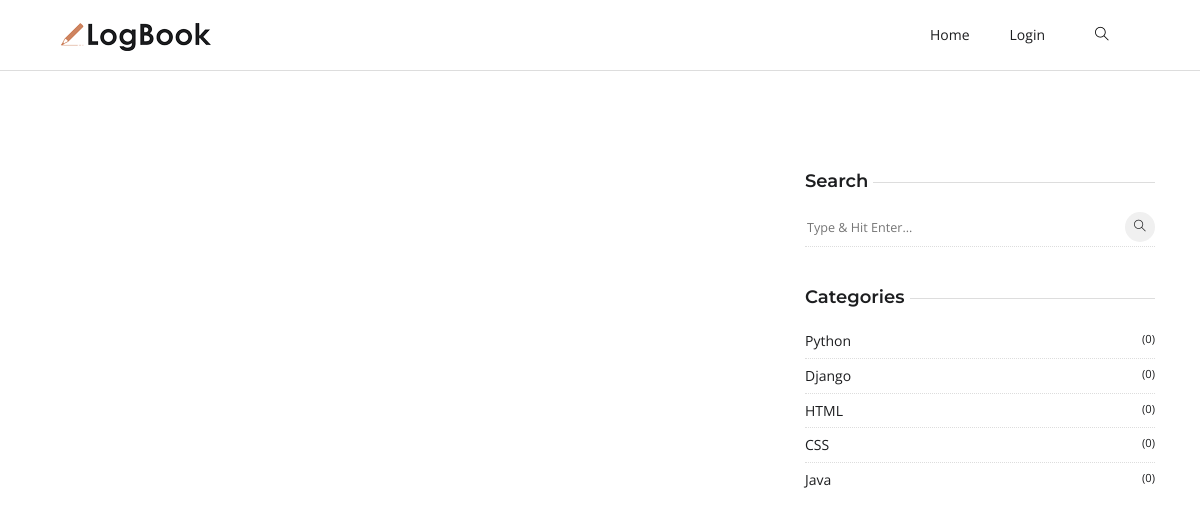
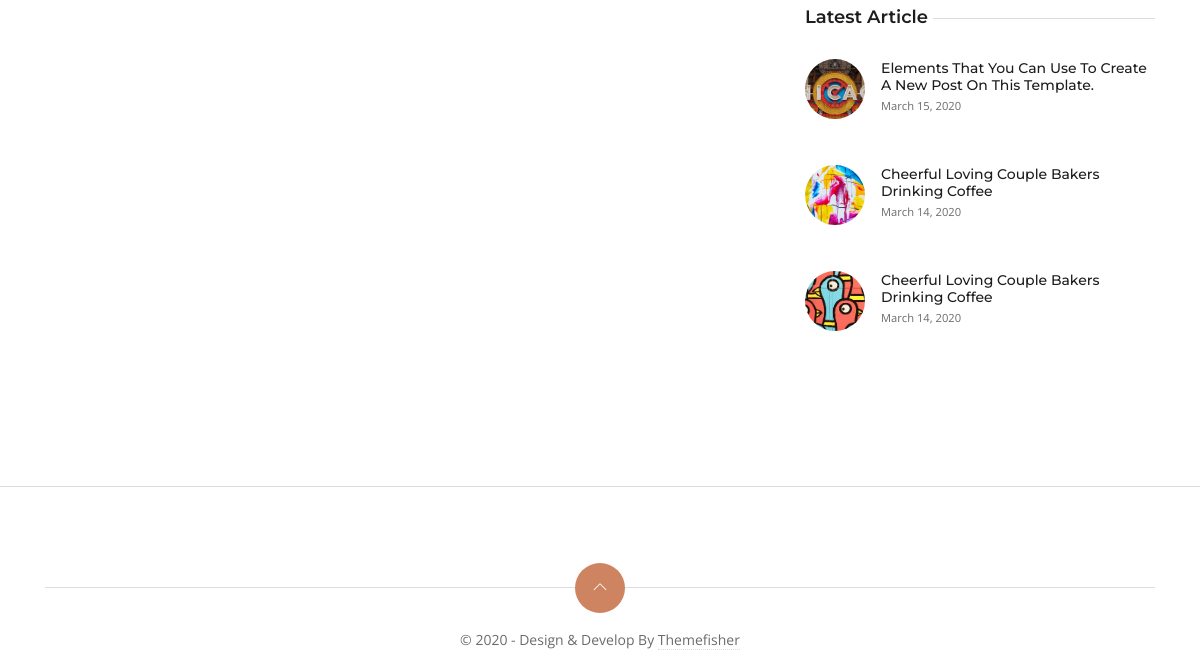
Before: / with the older database file (2 pictures, top to bottom).
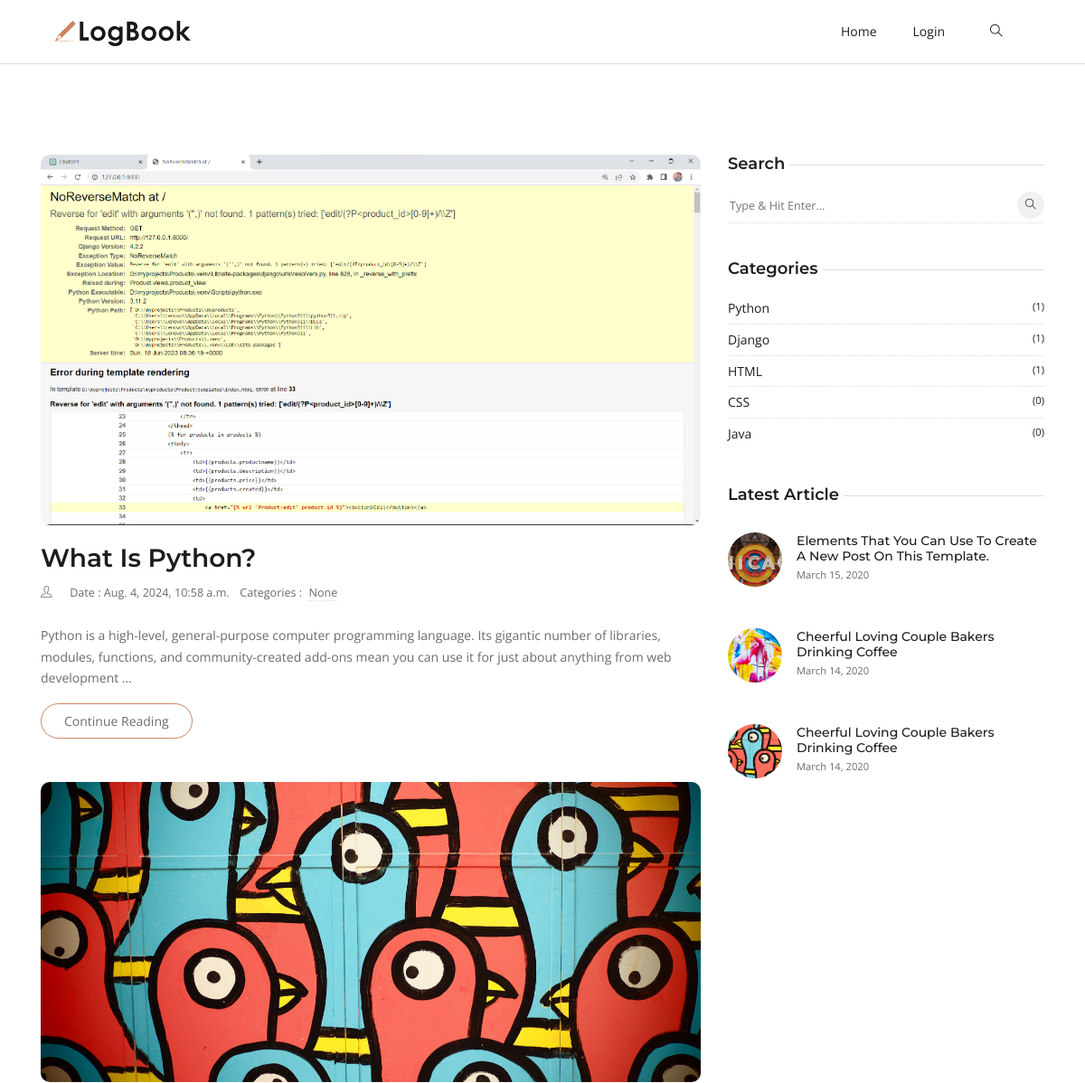
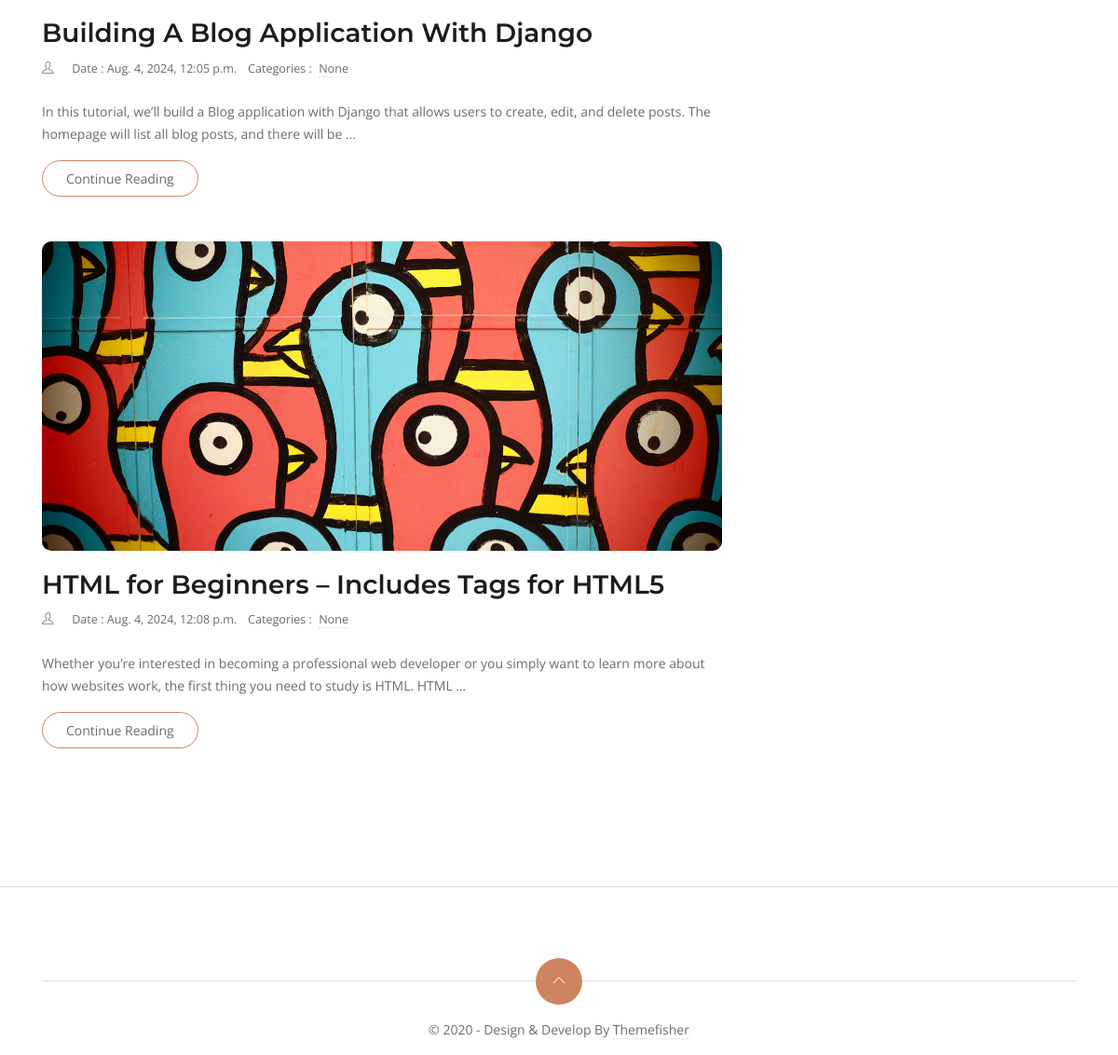
After: the same page with the newer database file (2 pictures, top to bottom).
### blog/models.py (models this page shows, shortened)
class Category(models.Model):
    name = models.CharField(max_length=200)
    created_at = models.DateTimeField(auto_now_add=True)

class Post(models.Model):
    title = models.CharField(max_length=500)
    slug = models.SlugField(unique=True, blank=True)
    content = models.TextField()
    published_date = models.DateTimeField(auto_now=True, blank=True)
    post_image = models.ImageField(
        null=True, default="post-2.jpg", upload_to="postImage"
    )
    author = models.ForeignKey(User, on_delete=models.CASCADE)
    category = models.ManyToManyField(Category)
    created_at = models.DateTimeField(auto_now_add=True)
    updated_date = models.DateTimeField(auto_now=True)

### blog/views.py (the view)
# urls.py: path("", views.home, name="home"),
def home(request):
    q = request.GET.get("q") if request.GET.get("q") != None else ""
    posts = Post.objects.filter(
        Q(category__name__icontains=q) | Q(title__icontains=q) | Q(content__icontains=q)
    )
    category = Category.objects.all()[0:5]
    context = {
        "posts": posts,
        "category": category,
    }
    return render(request, "home.html", context)

### templates/home.html
{% extends 'base.html' %}
{% load static %}
{% block content %}
  <section class="section">
    <div class="container">
      <div class="row">
        <div class="col-lg-8 mb-5 mb-lg-0">
          {% for post in posts %}
            <article class="row mb-5">
              <div class="col-12">
                <div class="post-slider">
                  <img loading="lazy" src="{{ post.post_image.url }}" class="img-fluid" alt="post-thumb" />
                </div>
              </div>
              <div class="col-12 mx-auto">
                <h3><a class="post-title" href="{% url 'post' post.slug %}">{{ post.title }}</a></h3>
                <ul class="list-inline post-meta mb-4">
                  <li class="list-inline-item">
                    <i class="ti-user mr-2"></i><a href="author.html">{{ post.author.first_name }}</a>
                  </li>
                  <li class="list-inline-item">Date : {{ post.created_at }}</li>
                  <li class="list-inline-item">
                    Categories : <a href="#!" class="ml-1">{{ post.category.name }}</a>
                  </li>
                </ul>
                <p>{{ post.content|truncatewords:30 }}</p> <a href="{% url 'post' post.slug %}" class="btn btn-outline-primary">Continue Reading</a>
              </div>
            </article>
          {% endfor %}
        </div>
        <aside class="col-lg-4">
          <div class="widget">
            <h5 class="widget-title"><span>Search</span></h5>
            <form action="{% url 'home' %}" method="get" class="widget-search">
              <input id="search-query" name="q" type="search" placeholder="Type &amp; Hit Enter..." />
              <button type="submit"><i class="ti-search"></i></button>
            </form>
          </div>
          {% include 'post/category.html' %}
          <div class="widget">
            <h5 class="widget-title"><span>Latest Article</span></h5>
            <ul class="list-unstyled widget-list">
              <li class="media widget-post align-items-center">
                <a href="post-elements.html"><img loading="lazy" class="mr-3" src="images/post/post-6.jpg" /></a>
                <div class="media-body">
                  <h5 class="h6 mb-0"><a href="post-elements.html">Elements That You Can Use To Create A New Post On This Template.</a></h5>
                  <small>March 15, 2020</small>
                </div>
              </li>
            </ul>
            <ul class="list-unstyled widget-list">
              <li class="media widget-post align-items-center">
                <a href="post-details-1.html"><img loading="lazy" class="mr-3" src="images/post/post-1.jpg" /></a>
                <div class="media-body">
                  <h5 class="h6 mb-0"><a href="post-details-1.html">Cheerful Loving Couple Bakers Drinking Coffee</a></h5>
                  <small>March 14, 2020</small>
                </div>
              </li>
            </ul>
            <ul class="list-unstyled widget-list">
              <li class="media widget-post align-items-center">
                <a href="post-details-2.html"><img loading="lazy" class="mr-3" src="images/post/post-2.jpg" /></a>
                <div class="media-body">
                  <h5 class="h6 mb-0"><a href="post-details-2.html">Cheerful Loving Couple Bakers Drinking Coffee</a></h5>
                  <small>March 14, 2020</small>
                </div>
              </li>
            </ul>
          </div>
        </aside>
      </div>
    </div>
  </section>
{% endblock %}

### templates/base.html (shortened to what this page needs)
<!DOCTYPE html>
{% load static %}
<html lang="en-us">
  <head>
    <link rel="stylesheet" href="{% static '/plugins/bootstrap/bootstrap.min.css' %}" />
    <link rel="stylesheet" href="{% static '/plugins/themify-icons/themify-icons.css' %}" />
    <link rel="stylesheet" href="{% static '/plugins/slick/slick.css' %}" />
    <link rel="stylesheet" href="{% static '/css/style.css' %}" />
  </head>
  <body>
    {% include 'includes/navbar.html' %}
    {% block content %}
    {% endblock %}
    {% include 'includes/footer.html' %}
  </body>
</html>

### templates/includes/navbar.html (shortened to what this page needs)
{% load static %}
<header class="sticky-top bg-white border-bottom border-default">
  <div class="container">
    <nav class="navbar navbar-expand-lg navbar-white">
      <a class="navbar-brand" href="{% url 'home' %}">
        <img
          class="img-fluid"
          width="150px"
          src="{% static '/images/logo.png' %}"
          alt="LogBook"
        />
      </a>
      <div class="collapse navbar-collapse text-center" id="navigation">
        <ul class="navbar-nav ml-auto">
          <li class="nav-item">
            <a class="nav-link" href="{% url 'home' %}">Home</a>
          </li>
          {%if user.id is None %}
          <li class="nav-item">
            <a class="nav-link" href="{% url 'login' %}">Login</a>
          </li>
          {%endif%}
        </ul>
        <div class="search px-4">
          <button id="searchOpen" class="search-btn">
            <i class="ti-search"></i>
          </button>
        </div>
      </div>
    </nav>
  </div>
</header>

### templates/post/category.html
<div class="widget">
  <h5 class="widget-title"><span>Categories</span></h5>
  <ul class="list-unstyled widget-list">
    {% for cate in category %}
    <li>
      <a href="{% url 'home' %}?q={{ cate.name }}" class="d-flex">
        {{cate.name}}
        <small class="ml-auto">({{ cate.post_set.all.count }})</small>
      </a>
    </li>
    {% endfor %}
  </ul>
</div>

### templates/includes/footer.html
{% load static %}
<footer class="section-sm pb-0 border-top border-default">
  <div class="container">
    <div class="scroll-top">
      <a href="javascript:void(0);" id="scrollTop"
        ><i class="ti-angle-up"></i
      ></a>
    </div>
    <div class="text-center">
      <p class="content">
        &copy; 2020 - Design &amp; Develop By
        <a href="https://themefisher.com/" target="_blank">Themefisher</a>
      </p>
    </div>
  </div>
</footer>

### myblog/static/css/style.css (style rules this page uses)
body { line-height: 1.7; font-family: "Open Sans", sans-serif; -webkit-font-smoothing: antialiased; color: #696c6d; font-size: 14px; }
p, .paragraph { font-weight: 400; color: #696c6d; font-size: 14px; line-height: 1.7; font-family: "Open Sans", sans-serif; }
h1, h2, h3, h4, h5, h6 { color: #1c1d1f; font-family: "Montserrat", sans-serif; font-weight: 600; line-height: 1.2; }
h3, .h3 { font-size: 28px; }
h5, .h5 { font-size: 18px; }
h6, .h6 { font-size: 14px; }
.btn { font-size: 14px; font-family: "Open Sans", sans-serif; text-transform: capitalize; padding: 8px 25px; border-radius: 50px; border: 1px solid; position: relative; z-index: 1; transition: 0.2s ease; }
.btn-outline-primary { background: transparent; color: #696c6d; border-color: #ce8460; }
body { background-color: #fff; overflow-x: hidden; }
img { vertical-align: middle; border: 0; }
a, a:hover, a:focus { text-decoration: none; }
a, button, select { cursor: pointer; transition: 0.2s ease; }
.slick-slide { outline: 0; }
.section { padding-top: 100px; padding-bottom: 100px; }
.section-sm { padding-top: 80px; padding-bottom: 80px; }
.rounded-lg, .post-slider { border-radius: 10px !important; }
.border-default { border-color: #ddd !important; }
.nav-item { margin: 0; }
.nav-item .nav-link { text-transform: capitalize; }
.navbar-white .navbar-nav .nav-link { color: #1c1d1f; }
.navbar-expand-lg .navbar-nav .nav-link { padding: 15px 20px; }
.search-btn { border: 0; background: transparent; }
.post-title { color: #1c1d1f; }
.post-meta li { margin-right: 10px; font-size: 90%; }
.post-meta a { color: #696c6d; border-bottom: 1px dotted #ddd; }
.post-slider { overflow: hidden; margin-bottom: 20px; }
.post-slider img { border-radius: inherit; }
.content * { word-break: break-word; overflow-wrap: break-word; }
.content a { color: #696c6d; border-bottom: 1px dotted #ddd; }
.widget { background: #fff; margin-bottom: 40px; }
.widget-title { position: relative; margin-bottom: 15px; }
.widget-title span { background: #fff; position: relative; padding-right: 5px; z-index: 1; }
.widget-title::before { position: absolute; content: ""; right: 0; height: 1px; width: 100%; background: #ddd; top: 50%; }
.widget-search { position: relative; }
.widget-search input { border: 0; border-bottom: 1px dotted #ddd; width: 100%; height: 40px; }
.widget-search input::placeholder { font-size: 90%; }
.widget-search button { height: 30px; width: 30px; line-height: 30px; display: inline-block; padding: 0; background: #f0f0f0; color: #1c1d1f; text-align: center; border-radius: 50%; position: absolute; right: 0; top: 5px; border: 0; font-size: 12px; }
.widget-list li { padding: 5px 0; }
.widget-list li:not(:last-child) { border-bottom: 1px dotted #ddd; }
.widget-list li a { color: #1c1d1f; }
.widget-post { padding: 15px 0 !important; }
.widget-post img { height: 60px; width: 60px; border-radius: 50%; -o-object-fit: cover; object-fit: cover; }
.scroll-top { border-top: 1px solid #ddd; position: relative; margin: 20px 0 40px; }
.scroll-top a { position: absolute; top: 50%; left: 50%; transform: translate(-50%, -50%); height: 50px; width: 50px; border-radius: 50%; background-color: #ce8460; color: #fff; text-align: center; line-height: 50px; display: block; }

Changed rows visible on the page:
added Post: post_image (picture), title "What Is Python?", created_at "Aug. 4, 2024, 10:58 a.m.", category.name "None", content "Python is a high-level, general-purpose computer programming language. Its gigantic number of libraries, modules, functions, and community-created add-ons mean you can use it for just about anything from web development …"
added Post: post_image (picture), title "Building A Blog Application With Django", created_at "Aug. 4, 2024, 12:05 p.m.", category.name "None", content "In this tutorial, we’ll build a Blog application with Django that allows users to create, edit, and delete posts. The homepage will list all blog posts, and there will be …"
added Post: post_image (picture), title "HTML for Beginners – Includes Tags for HTML5", created_at "Aug. 4, 2024, 12:08 p.m.", category.name "None", content "Whether you’re interested in becoming a professional web developer or you simply want to learn more about how websites work, the first thing you need to study is HTML. HTML …"
computed for Category "Python": post_set.all.count "0" → "1"
computed for Category "Django": post_set.all.count "0" → "1"
computed for Category "HTML": post_set.all.count "0" → "1"
